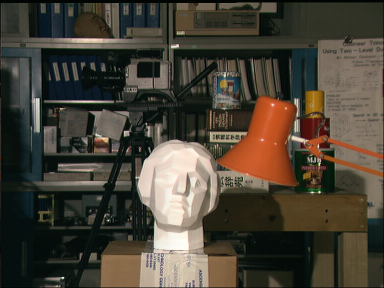
#> input picture tsucuba_left.png, 384 x 288 px
$ python CVIP_proj2_2.py
#> lines starting #> are read from the running program, lines starting #| are printed output that depends on the picture; after the words box and inside, x2 and y2 are one past the last pixel; in counts of white or black regions, pixels touching at a corner belong together
import cv2
import numpy as np


UBIT = "dishameh"
np.random.seed(sum([ord(c) for
c in UBIT]))

img1 = cv2.imread('tsucuba_left.png')  #Left
#> img1 is the input picture: shape (288, 384, 3); mean B, G, R 54.7, 66.6, 73.2
img2 = cv2.imread('tsucuba_right.png') #Right
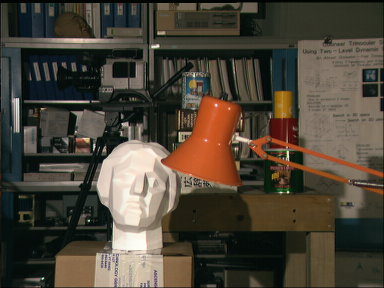
#> input picture tsucuba_right.png, 384 x 288 px
#> img2 is the input picture: shape (288, 384, 3); mean B, G, R 55.6, 68.2, 75.9

sift = cv2.xfeatures2d.SIFT_create()

#Keypoints and descriptors with SIFT
keypoint_1, descriptor_1 = sift.detectAndCompute(img1,None)
#> keypoint_1 = 717 keypoints; strongest (x, y, size): (174, 178, 47.3), (126, 133, 3.8), (177, 46, 2.7), (36, 102, 5.7)
keypoint_2, descriptor_2 = sift.detectAndCompute(img2,None)
#> keypoint_2 = 708 keypoints; strongest (x, y, size): (94, 146, 1.9), (133, 178, 47.6), (157, 46, 2.7), (288, 153, 1.9)

img3=cv2.drawKeypoints(img1,keypoint_1,None)
cv2.imwrite('task2_sift1.jpg',img3)

img4=cv2.drawKeypoints(img2,keypoint_2,None)
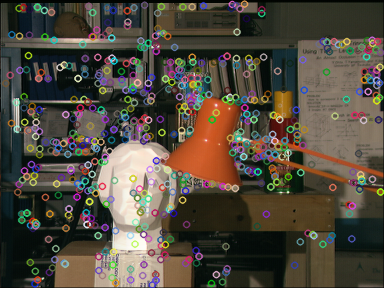
#> img4: shape (288, 384, 3); mean B, G, R 62.8, 74.2, 81.3
cv2.imwrite('task2_sift2.jpg',img4)

# FLANN parameters
FLANN_INDEX_KDTREE = 0
index_params = dict(algorithm = FLANN_INDEX_KDTREE, trees = 5)
search_params = dict(checks=50)

flann = cv2.FlannBasedMatcher(index_params,search_params)
matches = flann.knnMatch(descriptor_1,descriptor_2,k=2)
#> matches = 717 matches

good_1 = []
good_2= []

# ratio test as per Lowe's paper
for (m,n) in matches:
    if m.distance < 0.75*n.distance:
       good_1.append([m])
       good_2.append(m)
#> after the loop, good_1 = 279 matches; good_2 = 279 matches

img5 = cv2.drawMatchesKnn(img1,keypoint_1,img2,keypoint_2,good_1,None,flags=2)
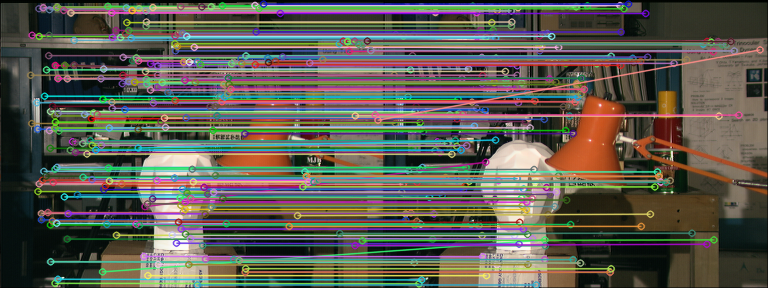
#> img5: shape (288, 768, 3); mean B, G, R 81.6, 91, 93
cv2.imwrite('task2_matches_knn.jpg',img5)

#Task 1.3

src_pts = np.float32([ keypoint_1[m.queryIdx].pt for m in good_2 ]).reshape(-1,1,2)
#> src_pts = 279 rows, first 8: [30.22, 74.73], [31.32, 123], [31.65, 34.74], [36.34, 102.3], [37.13, 128.7], [37.51, 191], [38.45, 8.16], [38.73, 35.95]
dst_pts = np.float32([ keypoint_2[m.trainIdx].pt for m in good_2 ]).reshape(-1,1,2)
#> dst_pts = 279 rows, first 8: [9.74, 74.7], [11.01, 122.7], [11.28, 34.22], [15.96, 102], [16.81, 128.7], [17.27, 191.7], [18.61, 7.89], [18.99, 35.62]

pts1=np.int32(src_pts)
#> pts1 = contour of 279 points, box (x1, y1, x2, y2) (30, 3, 378, 285), area 7185
pts2=np.int32(dst_pts)
#> pts2 = contour of 279 points, box (x1, y1, x2, y2) (9, 3, 376, 285), area 32259

F, mask = cv2.findFundamentalMat(pts1,pts2,cv2.FM_RANSAC)
#> F = [[6.75e-07, 4.3e-05, 0.0179], [-3.04e-05, 1.94e-05, 0.422], [-0.02, -0.429, 1]]; mask = 279 values, max 1 at index 0, min 0 at index 35, mean 0.961
print("Fundamental Matrix:\n", F)
#| Fundamental Matrix:
#|  [[ 6.75359948e-07  4.29651925e-05  1.78516659e-02]
#|  [-3.04156715e-05  1.94087152e-05  4.22146563e-01]
#|  [-2.00189203e-02 -4.28512986e-01  1.00000000e+00]]

# We select only inlier points
pts_1 = pts1[mask.ravel()==1]
#> pts_1 = contour of 268 points, box (x1, y1, x2, y2) (30, 3, 375, 285), area 7968
pts_2 = pts2[mask.ravel()==1]
#> pts_2 = contour of 268 points, box (x1, y1, x2, y2) (9, 3, 355, 285), area 13242

ind_random=np.random.choice(good_2,10)
##print(ind_random)
#

def drawlines(img1,img2,lines,pts1,pts2):
    r,c = img1.shape[:2]
    count=0
    for r,pt1,pt2 in zip(lines,pts1,pts2):
        color = color_line[count]
        x0,y0 = map(int, [0, -r[2]/r[1] ])
        x1,y1 = map(int, [c, -(r[2]+r[0]*c)/r[1] ])
        img1 = cv2.line(img1, (x0,y0), (x1,y1), color,1)
        img1 = cv2.circle(img1,tuple(pt1[0]),5,color,-1)
        img2 = cv2.circle(img2,tuple(pt2[0]),5,color,-1)
        count=count+1
    return img1,img2

# Find epilines corresponding to points in right image (second image) and
# drawing its lines on left image
color_line=[]
for i in range(0,10):
    color_line.append(tuple(np.random.randint(0,255,3).tolist()))

lines1 = cv2.computeCorrespondEpilines(pts_2.reshape(-1,1,2), 2,F)
#> lines1 = 268 rows, first 8: [-0.0521, -0.999, 75.83], [-0.0556, -0.998, 123.6], [-0.0492, -0.999, 36.34], [-0.0542, -0.999, 103.9], [-0.0561, -0.998, 129.9], [-0.0608, -0.998, 192.8], [-0.0472, -0.999, 9.99], [-0.0493, -0.999, 37.65]
lines1 = lines1.reshape(-1,3)
img5,img6 = drawlines(img1,img2,lines1,pts_1[:10],pts_2[:10])
#> the loop in drawlines, `for r,pt1,pt2 in zip(lines,pts1,pts2):` made 10 passes
#> (r, pt1, pt2, color, y0, y1) on passes 1 to 8: ([-0.0521, -0.999, 75.83], [[30, 74]], [[9, 74]], (216, 51, 217), 75, 55), ([-0.0556, -0.998, 123.6], [[31, 123]], [[11, 122]], (103, 163, 105), 123, 102), ([-0.0492, -0.999, 36.34], [[31, 34]], [[11, 34]], (211, 118, 154), 36, 17), ([-0.0542, -0.999, 103.9], [[36, 102]], [[15, 102]], (242, 185, 102), 104, 83), ([-0.0561, -0.998, 129.9], [[37, 128]], [[16, 128]], (187, 54, 131), 130, 108), ([-0.0608, -0.998, 192.8], [[37, 191]], [[17, 191]], (247, 108, 87), 193, 169), ([-0.0472, -0.999, 9.99], [[38, 8]], [[18, 7]], (20, 131, 134), 10, -8), ([-0.0493, -0.999, 37.65], [[38, 35]], [[18, 35]], (94, 190, 86), 37, 18)
#> after the loop in drawlines, `for r,pt1,pt2 in zip(lines,pts1,pts2):`:
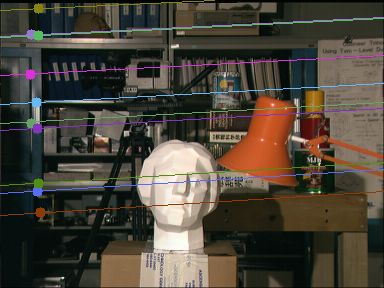
#> img1: shape (288, 384, 3); mean B, G, R 57.9, 68.7, 75.2
#> after the loop in drawlines, `for r,pt1,pt2 in zip(lines,pts1,pts2):`:
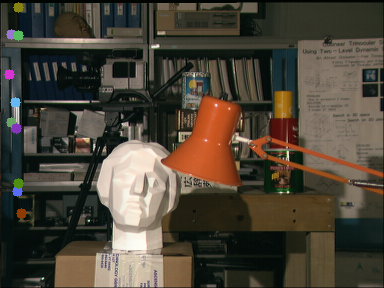
#> img2: shape (288, 384, 3); mean B, G, R 56.1, 68.6, 76.3
#> after the loop in drawlines, `for r,pt1,pt2 in zip(lines,pts1,pts2):`: count = 10

# Find epilines corresponding to points in left image (first image) and
# drawing its lines on right image
lines2 = cv2.computeCorrespondEpilines(pts_1.reshape(-1,1,2), 1,F)
#> lines2 = 268 rows, first 8: [0.0497, 0.999, -73.99], [0.0546, 0.999, -123.3], [0.0458, 0.999, -33.6], [0.0525, 0.999, -102.5], [0.0551, 0.998, -128.7], [0.0613, 0.998, -191.7], [0.0432, 0.999, -7.56], [0.0459, 0.999, -34.96]
lines2 = lines2.reshape(-1,3)
img3,img4 = drawlines(img2,img1,lines2,pts_2[:10],pts_1[:10])
#> the loop in drawlines (call 2), `for r,pt1,pt2 in zip(lines,pts1,pts2):` made 10 passes
#> (r, pt1, pt2, color, y0, y1) on passes 1 to 8: ([0.0497, 0.999, -73.99], [[9, 74]], [[30, 74]], (216, 51, 217), 74, 54), ([0.0546, 0.999, -123.3], [[11, 122]], [[31, 123]], (103, 163, 105), 123, 102), ([0.0458, 0.999, -33.6], [[11, 34]], [[31, 34]], (211, 118, 154), 33, 16), ([0.0525, 0.999, -102.5], [[15, 102]], [[36, 102]], (242, 185, 102), 102, 82), ([0.0551, 0.998, -128.7], [[16, 128]], [[37, 128]], (187, 54, 131), 128, 107), ([0.0613, 0.998, -191.7], [[17, 191]], [[37, 191]], (247, 108, 87), 192, 168), ([0.0432, 0.999, -7.56], [[18, 7]], [[38, 8]], (20, 131, 134), 7, -9), ([0.0459, 0.999, -34.96], [[18, 35]], [[38, 35]], (94, 190, 86), 35, 17)
#> after the loop in drawlines (call 2), `for r,pt1,pt2 in zip(lines,pts1,pts2):`:
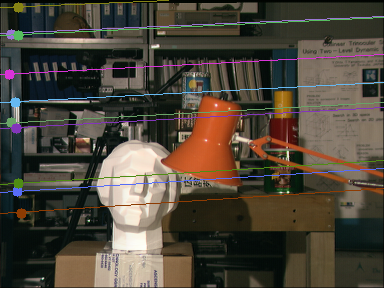
#> img1: shape (288, 384, 3); mean B, G, R 58.8, 70.2, 77.8
#> after the loop in drawlines (call 2), `for r,pt1,pt2 in zip(lines,pts1,pts2):`: img2: shape (288, 384, 3); mean B, G, R 57.9, 68.7, 75.2
#> after the loop in drawlines (call 2), `for r,pt1,pt2 in zip(lines,pts1,pts2):`: count = 10

cv2.imwrite('task2_epi_right.jpg',img5)
cv2.imwrite('task2_epi_left.jpg',img3)

#Task 1.4
stereoMatcher = cv2.StereoBM_create(numDisparities=80, blockSize=15)

imgL=cv2.cvtColor(img1,cv2.COLOR_RGB2GRAY)
imgR=cv2.cvtColor(img2,cv2.COLOR_RGB2GRAY)

disparity_img = stereoMatcher.compute(imgL,imgR)
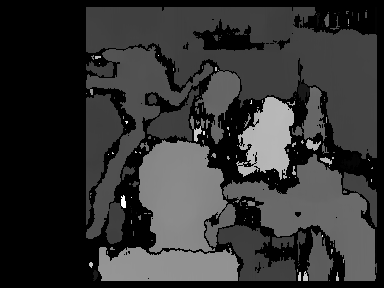
#> disparity_img: shape (288, 384) int16; min -16, max 1264, mean 242.7; drawn with min black and max white

largest_num = disparity_img[0][0]
#> largest_num = -16
for row_idx, row in enumerate(disparity_img):
    for col_idx, num in enumerate(row):
        if num > largest_num:
            largest_num = num
#> after the loop, largest_num = 1264
large_val = largest_num
#> large_val = 1264

row = disparity_img.shape[0]
#> row = 288
col = disparity_img.shape[1]
#> col = 384
for i in range(row):
    for j in range(col):
        disparity_img[i][j] = (disparity_img[i][j]/large_val)*255

disparity_normalize=disparity_img

cv2.imwrite('task2_disparity.jpg',disparity_normalize)
